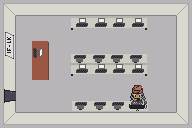

Tiled map render using the project's own tile images. Description and the whole map definition, tile-layer contents included, below:
An orthogonal 12x8 tile map with 16x16 px tiles, 2 tile layers (Tile Layer 1, inder) and 10 objects (1).

<map version="1.8" tiledversion="1.8.2" orientation="orthogonal" renderorder="right-down" width="12" height="8" tilewidth="16" tileheight="16" infinite="0" nextlayerid="5" nextobjectid="12">
 <tileset firstgid="1" source="tileset.tsx" />
 <layer id="1" name="Tile Layer 1" width="12" height="8">
  <data encoding="csv">
728,729,730,731,732,733,734,735,736,737,738,739,
750,751,752,753,754,755,756,757,758,759,760,761,
772,773,774,775,776,777,778,779,780,781,782,783,
794,795,796,797,798,799,800,801,802,803,804,805,
816,817,818,819,820,821,822,823,824,825,826,827,
838,839,840,841,842,843,844,845,846,847,848,849,
860,861,862,863,864,865,866,867,868,869,870,871,
882,883,884,885,886,887,888,889,890,891,892,893
</data>
 </layer>
 <layer id="3" name="inder" width="12" height="8" offsetx="2" offsety="5.1">
  <data encoding="csv">
0,0,0,0,0,0,0,0,0,0,0,0,
0,0,0,0,0,0,0,0,0,0,0,0,
0,0,0,0,0,0,0,0,0,0,0,0,
0,0,0,0,0,0,0,0,0,0,0,0,
0,0,0,0,0,0,0,0,0,0,0,0,
0,0,0,0,0,0,0,0,785,0,0,0,
0,0,0,0,0,0,0,0,0,0,0,0,
0,0,0,0,0,0,0,0,0,0,0,0
</data>
 </layer>
 <objectgroup id="2" name="Border">
  <object id="1" x="0.25" y="0.375" width="70.25" height="8.375" />
  <object id="2" x="70.875" y="0.3125" width="76" height="23.75" />
  <object id="3" x="147.375" y="0.4375" width="44.5" height="8.375" />
  <object id="4" x="176.375" y="9.1875" width="15.625" height="118.625" />
  <object id="5" x="0.375" y="112.313" width="175.375" height="15.375" />
  <object id="6" x="0.3125" y="8.8125" width="15.625" height="103" />
  <object id="7" x="32.0625" y="41.0625" width="16.625" height="29.25" />
  <object id="8" x="71.1875" y="54.0625" width="76" height="11.875" />
  <object id="10" x="72.25" y="100.938" width="76" height="11" />
 </objectgroup>
 <objectgroup id="4" name="spawn">
  <object id="11" name="1" x="16.9091" y="88.1818" width="16" height="16" />
 </objectgroup>
</map>
